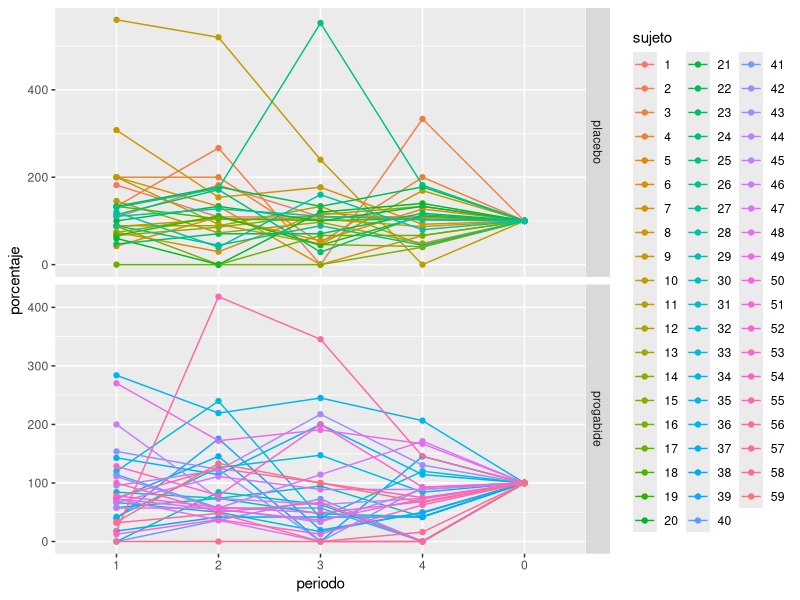
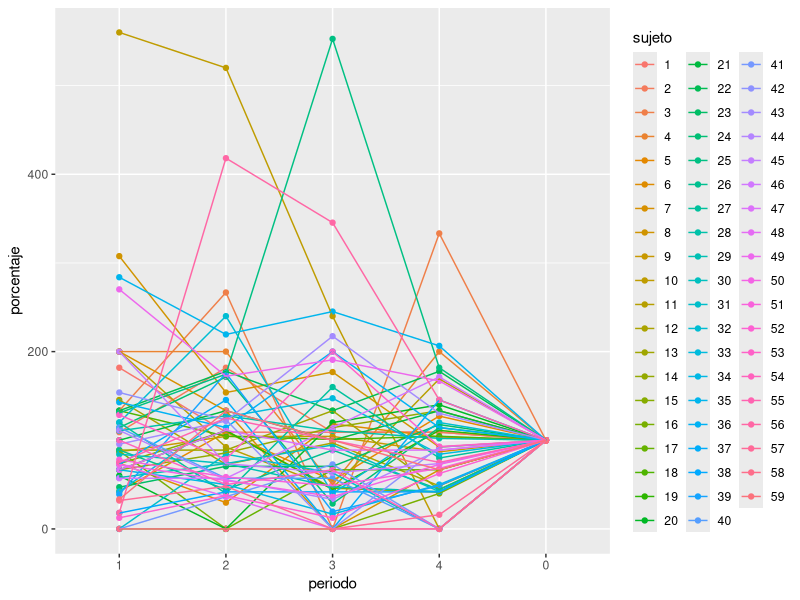

R code for these plots, in order: (Note: this script raises an error after producing the figures.)
## ---- chunk 1
#Librerias
library(pwr)
library(ggplot2)
library(dplyr)
library(fitdistrplus)
## ---- chunk 2
pwr.anova.test(k=5, n=NULL, f=0.8, sig.level = 0.05, power= 0.8)
#Me arroja que para obtener resultados significativos, almenos necesito 4,78 muestras por grupo, nosotros tenemos 21 por lo que estamos bien.
## ---- chunk 3
##Linea Base

# obtenemos toda la base de datos de epilepsia
data_cruda<-MASS::epil
data_cruda
## ---- chunk 4
#buscamos donde estan los outliers, sujetos 49 y 25
data_cruda
which(data_cruda$subject == 25)

#borramos las filas correspondientes y asignamos nuevo nombre

data_cruda_out <- data_cruda[-c(97, 98, 99, 100, 193, 194, 195, 196),]
data_cruda_out
## ---- chunk 5
Data_cocinada <- data.frame(data_cruda$subject, data_cruda$base /4, data_cruda$y, data_cruda$period, data_cruda$trt)


#cambiando nombres
colnames(Data_cocinada)
names(Data_cocinada)[names(Data_cocinada) == "data_cruda.subject"] <- "sujeto"
names(Data_cocinada)[names(Data_cocinada) == "data_cruda.base.4"] <- "base"                 
names(Data_cocinada)[names(Data_cocinada) == "data_cruda.y"] <- "crisis"
names(Data_cocinada)[names(Data_cocinada) == "data_cruda.period"] <- "periodo"
names(Data_cocinada)[names(Data_cocinada) == "data_cruda.trt"] <- "tratamiento"
Data_cocinada

# Añadiendo el porcetaje de diferencia
Porcentaje.diferencia <- (Data_cocinada$crisis / Data_cocinada$base)*100
Porcentaje.diferencia 
Porcentaje.df <- cbind(Data_cocinada, Porcentaje.diferencia)
names(Porcentaje.df)[names(Porcentaje.df) == "Porcentaje.diferencia"] <- "porcentaje"
names(Porcentaje.df)[names(Porcentaje.df) == "data_cruda.trt"] <- "tratamiento"
Porcentaje.df$periodo <- as.factor(Porcentaje.df$periodo)

#Añadiendo la base como periodo 0
period0 <- data.frame(sujeto= Data_cocinada$sujeto, base= Data_cocinada$base, crisis= Data_cocinada$base, periodo = 0, tratamiento = Data_cocinada$tratamiento, porcentaje= 100)
period0$periodo <- as.factor(period0$periodo) 
Porcentaje.df <- rbind(Porcentaje.df, period0)

Porcentaje.df

## ---- chunk 6
Porcentaje.df$periodo <- as.factor(Porcentaje.df$periodo)
Porcentaje.df$sujeto <- as.factor(Porcentaje.df$sujeto)

individual <- ggplot(Porcentaje.df, aes(x = periodo, y = porcentaje, color = sujeto, group = sujeto)) + geom_point() + geom_line()
individual.facet <- individual + facet_grid(vars(tratamiento), scales = "free")
individual.facet
individual
## ---- chunk 7
media.pla0 <- mean(filter(Porcentaje.df, tratamiento == "placebo", periodo == "0")$porcentaje)
media.pla1 <- mean(filter(Porcentaje.df, tratamiento == "placebo", periodo == "1")$porcentaje)
media.pla2 <- mean(filter(Porcentaje.df, tratamiento == "placebo", periodo == "2")$porcentaje)
media.pla3 <- mean(filter(Porcentaje.df, tratamiento == "placebo", periodo == "3")$porcentaje)
media.pla4 <- mean(filter(Porcentaje.df, tratamiento == "placebo", periodo == "4")$porcentaje)
media.pro0 <- mean(filter(Porcentaje.df, tratamiento == "progabide", periodo == "0")$porcentaje)
media.pro1 <- mean(filter(Porcentaje.df, tratamiento == "progabide", periodo == "1")$porcentaje)
media.pro2 <- mean(filter(Porcentaje.df, tratamiento == "progabide", periodo == "2")$porcentaje)
media.pro3 <- mean(filter(Porcentaje.df, tratamiento == "progabide", periodo == "3")$porcentaje)
media.pro4 <- mean(filter(Porcentaje.df, tratamiento == "progabide", periodo == "4")$porcentaje)
medias.vec <- c(media.pla0, media.pla1, media.pla2, media.pla3, media.pla4, media.pro0, media.pro1, media.pro2, media.pro3, media.pro4)
tratamiento_medias <- c("placebo", "placebo", "placebo", "placebo", "placebo", "progabide", "progabide", "progabide", "progabide", "progabide")
periodo_medias <- c(0, 1, 2, 3, 4, 0, 1, 2, 3, 4)
medias.df <- data.frame(medias.vec, tratamiento_medias, periodo_medias)

#cambiando nnombres
colnames(medias.df)
names(medias.df)[names(medias.df) == "porcentaje promedio"] <- "porcentaje_promedio"
names(medias.df)[names(medias.df) == "tratamiento_medias"] <- "tratamiento"
names(medias.df)[names(medias.df) == "periodo_medias"] <- "periodo"
medias <- ggplot(medias.df, aes(x = periodo, y = porcentaje_promedio, color = tratamiento, group = tratamiento)) + geom_point() + geom_line()
medias
